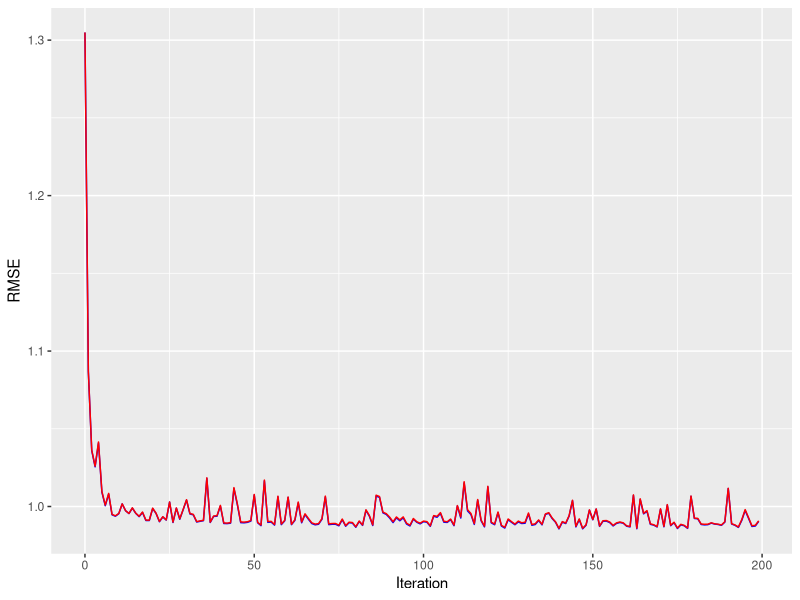

Write R code to recreate this figure.
library(ggplot2)
rmse <- read.delim("RMSE_SGD.txt", sep = ",",header = TRUE)

ggplot(data=rmse) + geom_line(aes(x=iteration,y=rmse_t), col='blue') + geom_line(aes(x=iteration,y=rmse_v), col='red') + xlab("Iteration") + ylab("RMSE")
